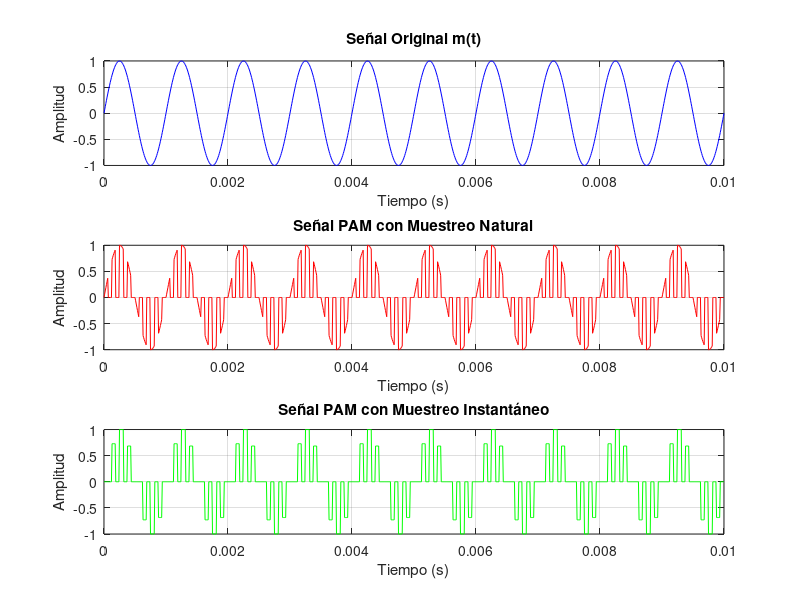

Here is the MATLAB script that generated this plot:
% Parámetros de la señal original
A = 1; % Amplitud
fc = 1000; % Frecuencia de la señal original en Hz
fs = 100000; % Frecuencia de muestreo de la señal original en Hz
t = 0:1/fs:0.01; % Tiempo de 10 ms con intervalo de muestreo de 10 µs
m_t = A * sin(2 * pi * fc * t); % Señal sinusoidal original

% Parámetros de muestreo
fs_muestreo = 8000; % Frecuencia de muestreo del reloj en Hz
d = 0.5; % Ciclo de trabajo del reloj (50% en este caso)

% Generación del reloj binario (onda cuadrada)
reloj_binario = square(2 * pi * fs_muestreo * t, d * 100);

% Muestreo natural: Multiplicación de la señal original por el reloj binario
pam_natural = m_t .* (reloj_binario > 0);

% Muestreo instantáneo: Se toma la señal solo en los puntos de muestreo
pam_instantaneo = zeros(size(t));
indices = find(diff([0 reloj_binario]) > 0);
for i = 1:length(indices)
    if i < length(indices)
        pam_instantaneo(indices(i):indices(i+1)-1) = m_t(indices(i));
    else
        pam_instantaneo(indices(i):end) = m_t(indices(i));
    end
end

pam_instantaneo = pam_instantaneo .* (reloj_binario > 0);


% Gráfica de la señal original
figure;

subplot(3,1,1);
plot(t, m_t, 'b');
title('Señal Original m(t)');
xlabel('Tiempo (s)');
ylabel('Amplitud');
grid on;

% Gráfica de la señal PAM con muestreo natural
subplot(3,1,2);
plot(t, pam_natural, 'r');
title('Señal PAM con Muestreo Natural');
xlabel('Tiempo (s)');
ylabel('Amplitud');
grid on;

% Gráfica de la señal PAM con muestreo instantáneo
subplot(3,1,3);
plot(t, pam_instantaneo, 'g');
title('Señal PAM con Muestreo Instantáneo');
xlabel('Tiempo (s)');
ylabel('Amplitud');
grid on;